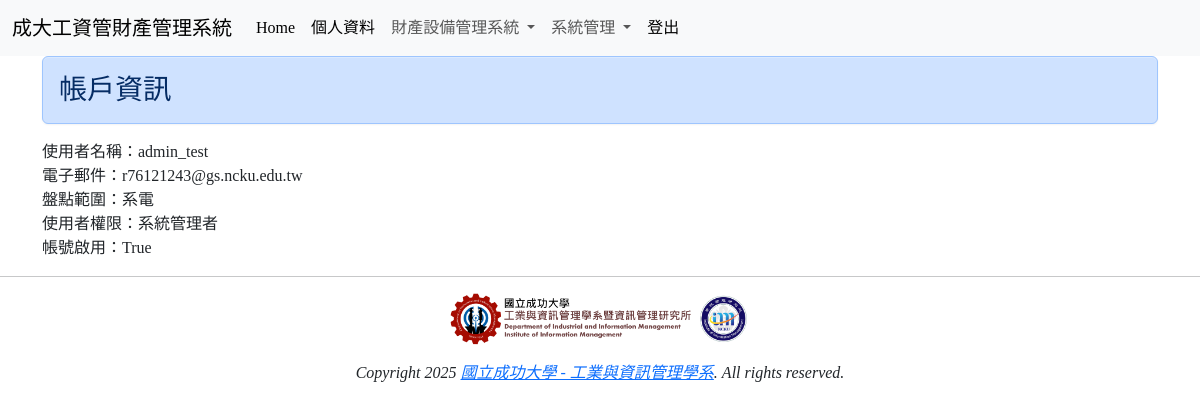
Page /SystemUserInfo/ (signed in) on the committed database.
### mysite/models.py (models this page shows, shortened)
class SystemUser(models.Model):
    ROLE_TYPE_CHOICES = [
        ('系統管理者', '系統管理者'),
        ('一般使用者', '一般使用者'),
    ]
    name = models.CharField(max_length=20, null=False, verbose_name="使用者名稱")
    email = models.EmailField(verbose_name="使用者信箱")
    password = models.CharField(max_length=20, null=False, verbose_name="使用者密碼")
    stockchecker = models.ForeignKey(StockChecker, on_delete=models.CASCADE, verbose_name="執行盤點的範圍")
    role = models.CharField(max_length=10, choices=ROLE_TYPE_CHOICES, null=False, default="一般使用者", verbose_name="使用者權限")
    enabled = models.BooleanField(default=False, verbose_name="帳號啟用")
    class Meta:
        ordering = ["name", "enabled"]

class StockChecker(models.Model):
    name = models.CharField(max_length=10, unique=True, verbose_name="執行盤點的人員")
    def __str__(self):
        return f"{self.name}"
    class Meta:
        ordering = ["name"]

### mysite/views.py (the view)
# urls.py: path('SystemUserInfo/', views.SystemUserInfo),
def SystemUserInfo(request):
    if "user_role" in request.session and request.session["user_role"] != None:
        username = request.session["username"]
        useremail = request.session["useremail"]
        user_role = request.session["user_role"]
        user_stockchecker = request.session["stockchecker"]
    else:
        messages.add_message(request, messages.WARNING, "您尚未登入，請先完成登入")
        return redirect("/login/")
    if "user_role" in request.session and request.session["user_role"] != None:
        userid = request.session["userid"]
        user_role = request.session["user_role"]
        username = request.session["username"]
    else:
        return redirect("/login/")
    try:
        userinfo = models.SystemUser.objects.get(id = userid)
    except:
        pass
    return render(request, "System_UserInfo.html", locals())

### templates/System_UserInfo.html (shortened to what this page needs)
{% extends "base.html" %}
{% block content %}
    <div class='container'>
    <div class='row'>
        <div class='col-md-12'>
                <h3 class="alert alert-primary">帳戶資訊</h3>
        </div>
    </div>
    <p>
        使用者名稱：{{ userinfo.name }}<br/>
        電子郵件：{{ userinfo.email }}<br/>
        盤點範圍：{{ userinfo.stockchecker }}<br/>
        使用者權限：{{ userinfo.role }}<br/>
        帳號啟用：{{ userinfo.enabled }}<br/>
    </p>
    </div>
{% endblock %}

### templates/base.html (style rules this page uses)
h1, h2, h3, h4, h5, p, div { font-family: 微軟正黑體; }

### rows in the picture
SystemUser: name "admin_test", email "r76121243@gs.ncku.edu.tw", stockchecker "系電", role "系統管理者", enabled "True"
